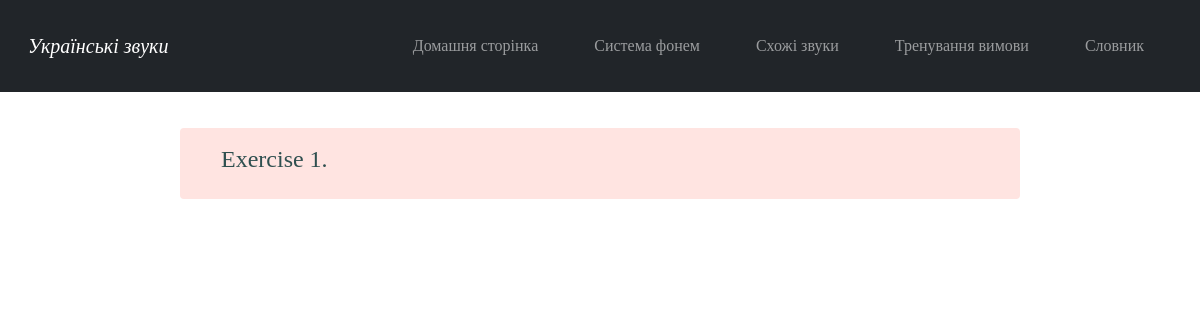
/pronunciation_checker, run on an earlier commit of the app's database.
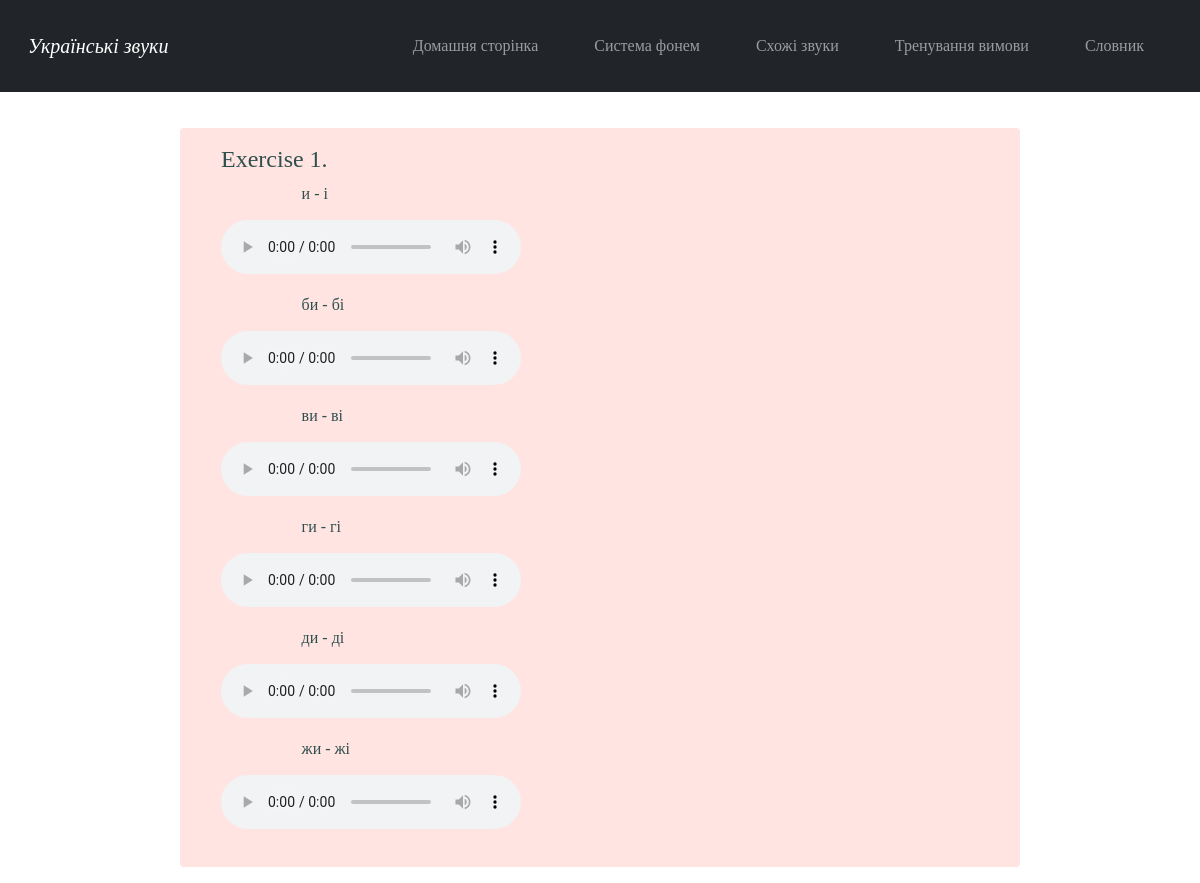
And on a later commit of the database.
### main/models.py (models this page shows, shortened)
class Exercises(models.Model):
    id = models.AutoField('id', primary_key=True)
    sound = models.TextField('text', default='')
    audio = models.FileField(upload_to='documents/', default='')

### main/views.py (the view)
# urls.py: path('pronunciation_checker', views.pronunciation_checker, name='pronunciation_checker'),
def pronunciation_checker(request):
    information = Exercises.objects.order_by('id')
    return render(request, 'main/pronunciation_checker.html', {'information': information})

### main/templates/main/pronunciation_checker.html (shortened to what this page needs)
{% extends 'main/pattern.html' %}
{% load static %}
{% block stylesheet %}<link rel="stylesheet" href="{% static 'main/css/pronunciation_checker_css.css' %}">{% endblock %}
{% block content %}
<main>
      <h2></h2>
    <div class="alert alert-custom  fade in alert-dismissable show mt-2" style="font-size: 16px;
    text-indent: 3ch; color: #2F4F4F;">
        <h4>Exercise 1.</h4>
        {% for el in information%}
        <p>{{el.sound}}</p>
        <figure>
            <audio controls src={{el.audio.url}}>
            </audio>
        </figure>
        {%endfor%}
    </div>
</main>
{% endblock %}

### main/templates/main/pattern.html (shortened to what this page needs)
{% load i18n %}
{% load static %}
<!doctype html>
<html lang="uk">
<head>
    <link rel="stylesheet" href="https://cdn.jsdelivr.net/npm/bootstrap@4.6.2/dist/css/bootstrap.min.css">
    <link href="https://cdn.jsdelivr.net/npm/bootstrap@5.0.2/dist/css/bootstrap.min.css" rel="stylesheet">
    <link rel="stylesheet" href="{% static 'main/css/pattern.css' %}">
    {% block stylesheet %}{% endblock %}
</head>
<body>
<nav class="navbar navbar-expand-md navbar-dark fixed-top bg-dark">
    <div class="container-fluid">
    <a class="navbar-brand navbar-brand-center " href="#">{% translate "Українські звуки" %}</a>
    <div class="collapse navbar-collapse" id="collapsibleNavbar">
      <ul class="navbar-nav ms-auto mb-2 mb-md-0">
        <li class="nav-item">
          <a class="nav-link" aria-current="page" href="/">{% translate "Домашня сторінка" %} </a>
        </li>
        <li class="nav-item">
          <a class="nav-link" aria-current="page" href="/allsounds">{% translate "Система фонем" %}</a>
        </li>
        <li class="nav-item">
          <a class="nav-link" href="/pictures">{% translate "Схожі звуки" %}</a>
        </li>
        <li class="nav-item">
          <a class="nav-link" href="/pronunciation_checker">{% translate "Тренування вимови" %}</a>
        </li>
        <li class="nav-item">
          <a class="nav-link" href="/glossary">{% translate "Словник" %}</a>
        </li>
      </ul>
    </div>
    </div>
</nav>
{% block content %}{% endblock %}
</body>
</html>

### main/static/main/css/pattern.css (style rules this page uses)
body { background: white; font-family: Garamond, Baskerville, "Baskerville Old Face", "Hoefler Text", "Times New Roman", serif; font-style: normal; font-variant: normal; font-weight: 400; line-height: 20px; }
.navbar { font-family: "Times New Roman", Times, serif; overflow: hidden; background: #2F4F4F; position: fixed; top: 0; width: 100%; color: #FFE4E1; }
.navbar-brand { font-style: italic; }
.navbar-nav > li { padding-left:20px; padding-right:20px; padding-top:20px; padding-bottom:20px; }
@media (min-width:601px) { .navbar { width: 100%; } }
@media (min-width:768px) { .navbar { width: 100%; } }
@media (min-width:992px) { .navbar { width: 100%; } }
@media (min-width:1200px) { .navbar { width: 100%; } }

### main/static/main/css/pronunciation_checker_css.css (style rules this page uses)
h2 { padding-top: 120px; text-align: center; }
p { margin-top: 10px; width: 80%; height:70%; margin-left: auto; margin-right: auto; padding-top:auto; text-align: left; }
.alert-custom { margin-left: auto; margin-right: auto; background-color:#FFE4E1; color:#2F4F4F; width: 70%; }
a { color: #2F4F4F; }

What changed in the data, as far as the page shows it:
added Exercises: sound "и - і"
added Exercises: sound "би - бі"
added Exercises: sound "ви - ві"
added Exercises: sound "ги - гі"
added Exercises: sound "ди - ді"
added Exercises: sound "жи - жі"
